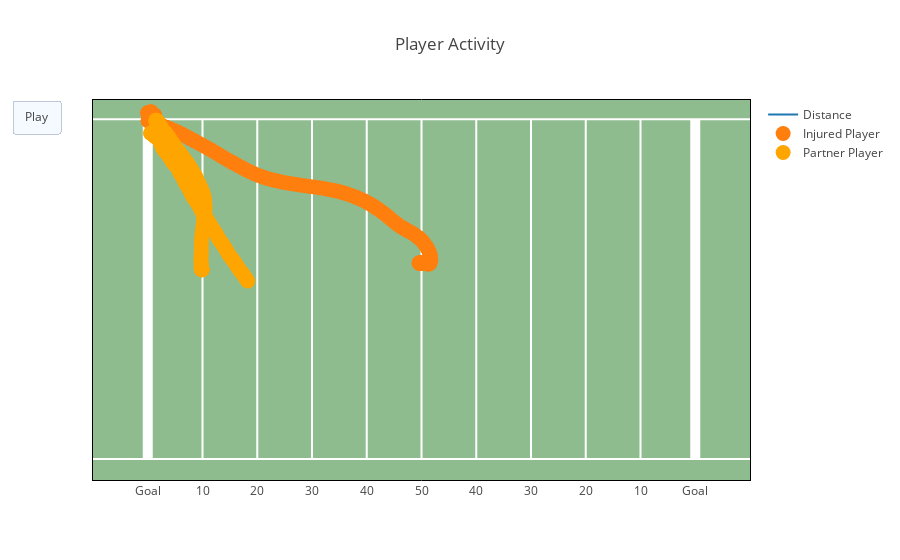

Write notebook code for a chart like this one.
### Code cell
from plotly.offline import init_notebook_mode, iplot
from IPython.display import display, HTML

init_notebook_mode(connected=True)

N = len(x)

data=[dict(x=x, y=y, 
            name='Distance',
            mode='lines',
            textposition='bottom center',
            line=dict(width=2, color=None)
          ),
      dict(x=x, y=y, 
            name='Injured Player',
            mode='markers',
            marker=dict(color=None, size=15)
          ),
      dict(x=x1, y=y1, 
           name = 'Partner Player',
           mode='markers',
           marker=dict(color='orange', size=15)
         )
    ]

layout = load_field()
layout['hovermode'] = 'closest'
layout['updatemenus'] = [{'type': 'buttons',
                           'buttons': [{'label': 'Play',
                                        'method': 'animate',
                                        'args': [None]}]}]

frames=[dict(data=[dict(x=[x1[k]], 
                        y=[y1[k]], 
                        mode='markers', 
                        marker=dict(color='#013369', size=15),
                        name='Partner Player'
                        ),
                   dict(x=[x[k]], 
                        y=[y[k]], 
                        mode='markers', 
                        marker=dict(color='orange', size=15),
                        name='Injured Player'
                        ), 
                   dict(x=[xx[k], xx1[k], None, xx[k], xx1[k]], 
                        y=[yy[k], yy1[k], None, yy[k], yy1[k]], 
                        mode='lines', 
                        text='Distance: {}'.format(round(np.sqrt((xx1[k] - xx[k])**2 + (yy1[k] - yy[k])**2),0)),
                        textposition='bottom center',
                        line=dict(color='#2c3539', width=2),
                        name='Distance'
                       )
                  ], layout=dict(title=ex_play.Event[k],
                                 annotations=[
                                     dict(x=100,
                                          y=5,
                                          showarrow=False,
                                          font=dict(
                                              family='Courier New, monospace',
                                              size=14,
                                              color='#ffffff'),
                                          align='center',
                                          bordercolor='#c7c7c7',
                                          borderwidth=2,
                                          borderpad=4,
                                          bgcolor='#2c3539',
                                          opacity=0.8,
                                          text='{} Yds'.format(round(np.sqrt((xx1[k] - xx[k])**2 + (yy1[k] - yy[k])**2),0)),
                                          )
                                 ]
                                )
            ) for k in range(0, N, 5)]
          
figure1=dict(data=data, layout=layout, frames=frames)
iplot(figure1)

### Figure 1 — Plotly figure (JSON) as saved in the notebook; plotly's stock layout.template omitted (floating-point values rounded to 4 significant figures; data arrays with more than 128 entries replaced by an {"elided": "..."} marker saying what was removed)
{"data": [{"line": {"width": 2}, "mode": "lines", "name": "Distance", "textposition": "bottom center", "type": "scatter", "uid": "4a2df051-a966-4f36-9689-73cbd47e2597", "x": {"elided": "207 float values"}, "y": {"elided": "207 float values"}}, {"marker": {"size": 15}, "mode": "markers", "name": "Injured Player", "type": "scatter", "uid": "3a43eb0f-f563-42c2-8991-c88fb4e8fe75", "x": {"elided": "207 float values"}, "y": {"elided": "207 float values"}}, {"marker": {"color": "orange", "size": 15}, "mode": "markers", "name": "Partner Player", "type": "scatter", "uid": "c26171a7-25f4-4e63-b1c1-6ce31bafc5b0", "x": {"elided": "207 float values"}, "y": {"elided": "207 float values"}}], "layout": {"hovermode": "closest", "plot_bgcolor": "darkseagreen", "shapes": [{"layer": "below", "line": {"color": "white", "width": 2}, "type": "line", "x0": 0, "x1": 120, "y0": 0, "y1": 0}, {"layer": "below", "line": {"color": "white", "width": 2}, "type": "line", "x0": 0, "x1": 120, "y0": 53.3, "y1": 53.3}, {"layer": "below", "line": {"color": "white", "width": 10}, "type": "line", "x0": 10, "x1": 10, "y0": 0, "y1": 53.3}, {"layer": "below", "line": {"color": "white"}, "type": "line", "x0": 20, "x1": 20, "y0": 0, "y1": 53.3}, {"layer": "below", "line": {"color": "white"}, "type": "line", "x0": 30, "x1": 30, "y0": 0, "y1": 53.3}, {"layer": "below", "line": {"color": "white"}, "type": "line", "x0": 40, "x1": 40, "y0": 0, "y1": 53.3}, {"layer": "below", "line": {"color": "white"}, "type": "line", "x0": 50, "x1": 50, "y0": 0, "y1": 53.3}, {"layer": "below", "line": {"color": "white"}, "type": "line", "x0": 60, "x1": 60, "y0": 0, "y1": 53.3}, {"layer": "below", "line": {"color": "white"}, "type": "line", "x0": 70, "x1": 70, "y0": 0, "y1": 53.3}, {"layer": "below", "line": {"color": "white"}, "type": "line", "x0": 80, "x1": 80, "y0": 0, "y1": 53.3}, {"layer": "below", "line": {"color": "white"}, "type": "line", "x0": 90, "x1": 90, "y0": 0, "y1": 53.3}, {"layer": "below", "line": {"color": "white"}, "type": "line", "x0": 100, "x1": 100, "y0": 0, "y1": 53.3}, {"layer": "below", "line": {"color": "white", "width": 10}, "type": "line", "x0": 110, "x1": 110, "y0": 0, "y1": 53.3}], "showlegend": true, "title": "Player Activity", "updatemenus": [{"buttons": [{"args": [null], "label": "Play", "method": "animate"}], "type": "buttons"}], "xaxis": {"autorange": false, "linecolor": "black", "linewidth": 1, "mirror": true, "range": [0, 120], "showgrid": false, "showline": true, "showticklabels": true, "tickmode": "array", "ticks": "", "ticktext": ["Goal", 10, 20, 30, 40, 50, 40, 30, 20, 10, "Goal"], "tickvals": [10, 20, 30, 40, 50, 60, 70, 80, 90, 100, 110], "zeroline": false}, "yaxis": {"autorange": false, "linecolor": "black", "linewidth": 1, "mirror": true, "range": [-3.3, 56.3], "showgrid": false, "showline": true, "showticklabels": false, "ticks": "", "title": "", "zeroline": false}}}
